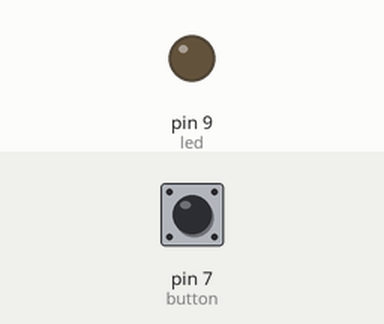
The sketch below on a simulated Arduino Uno, built with avr-gcc and run on an emulated ATmega328P. Shown: output pins drawn as LEDs (lit = HIGH). Inputs (shaded band) come from the test bench; at power-on: pin 7 (button) LOW.

Above: at 1.2 s.
1.3 s: pin 7 (button) pulled HIGH for 1 s
At 1.7 s:
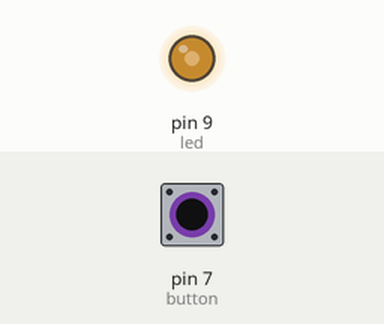
At 3.4 s:
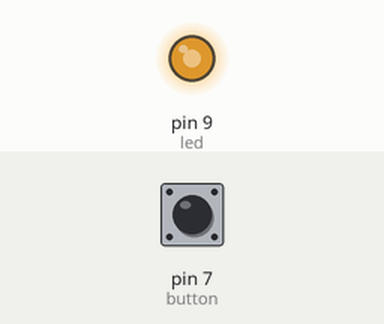
3.8 s: pin 7 (button) pulled HIGH for 0.15 s
At 4.8 s:
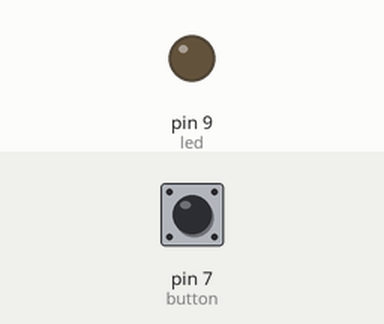
5.4 s: pin 7 (button) pulled HIGH for 3.2 s
Timing chart, 0 to 10.1 s (numbered marks = the images above; inputs shaded):
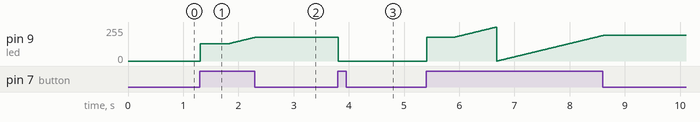

The sketch:

_5_2_fadeled_button.ino
```cpp
int led = 9;    //pin 9, analog!
int button = 7;  //pin 7, digital

int val = 0;      //input pin state
int old_val = 0;  //stores previous value of "val"
int state = 0 ;   //0 = LED OFF ... 1 = LED ON

int brightness = 128;
unsigned long startTime = 0;  //when did we begin pressing?

void setup(){
  pinMode(led, OUTPUT);
  pinMode(button, INPUT);
}

void loop(){
  val = digitalRead(button);  //read input value (fresh)

  if(( val == HIGH) && (old_val == LOW)){
      state = 1 - state;  //ON<=>OFF

      startTime = millis();// arduino clock -> ms since last reset
                            //remembers when  the button was last pressed
      delay(10);
  }

  //check wheter button is being held down
  if((val==HIGH) && (old_val==HIGH)){

    //if the button is held for more than 500ms
    if(state==1 && (millis() - startTime) > 500){
      brightness++;
      delay(10);

      if(brightness > 255){
         brightness = 0;
      }
    }
  }

  old_val = val;

  if(state == 1){
    analogWrite(led, brightness);
  }else{
    analogWrite(led,0);
  }
}
```

Measured:
- after the input at 1.3 s, pin 9 (led): moves from 0/255 to 178/255 over 0.99 s, starting at once
- after the input at 3.8 s, pin 9 (led): 178/255 → 0/255 at once
